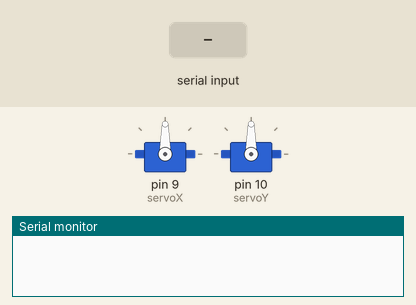
Recording of a sketch running on a simulated Arduino Uno, built with avr-gcc and run on an emulated ATmega328P. On the bench: 2 × servo, the last lines printed to the serial monitor. The inputs (shaded band) are chosen by the test bench.

Above: at 1.2 s.
1.3 s: "90,45\n" received over Serial
At 2.1 s:
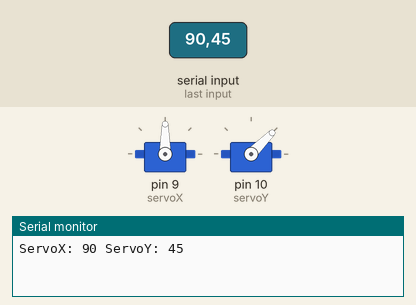
2.8 s: "30,150\n" received over Serial
At 3.3 s:
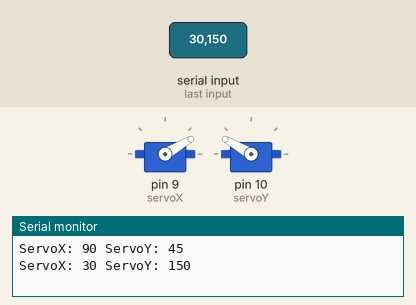
4.3 s: "1,90\n" received over Serial
At 5.5 s:
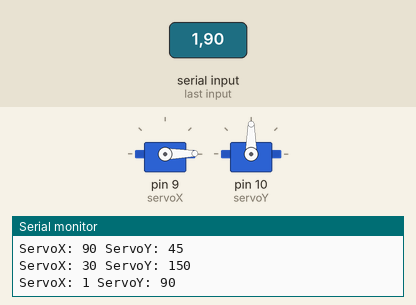
Timing chart, 0 to 7.3 s (numbered marks = the images above; inputs shaded):
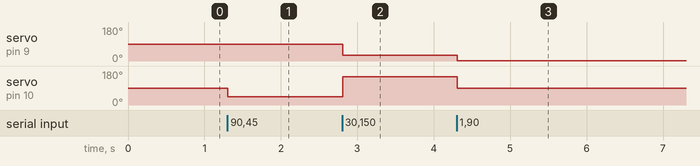

The sketch:

main.ino
```cpp
#include <Servo.h>

Servo servoX;
Servo servoY;
int posX = 90;  // Initial position
int posY = 90;

void setup() {
    Serial.begin(9600);
    servoX.attach(9);  // Connect X servo to pin 9
    servoY.attach(10); // Connect Y servo to pin 10
    servoX.write(posX);
    servoY.write(posY);
}

void loop() {
    if (Serial.available() > 0) {
        String data = Serial.readStringUntil('\n');  // Read until newline
        int commaIndex = data.indexOf(',');
        if (commaIndex > 0) {
            int xValue = data.substring(0, commaIndex).toInt();
            int yValue = data.substring(commaIndex + 1).toInt();

            // Validate range (0-180)
            if (xValue >= 0 && xValue <= 180 && yValue >= 0 && yValue <= 180) {
                servoX.write(xValue);
                servoY.write(yValue);
                Serial.print("ServoX: "); Serial.print(xValue);
                Serial.print(" ServoY: "); Serial.println(yValue);
            }
        }
    }
}
```

Measured:
- after the input at 1.3 s, servo on pin 10 (servoY): 90° → 45° at once
- after the input at 2.8 s, servo on pin 9 (servoX): 90° → 30° at once; servo on pin 10 (servoY): 45° → 150° at once
- after the input at 4.3 s, servo on pin 9 (servoX): 30° → 1° at once; servo on pin 10 (servoY): 150° → 90° at once
